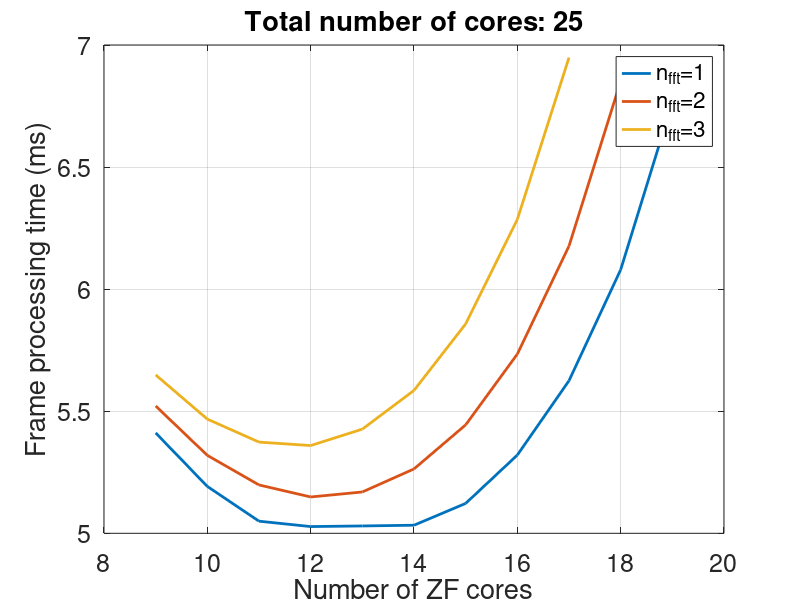
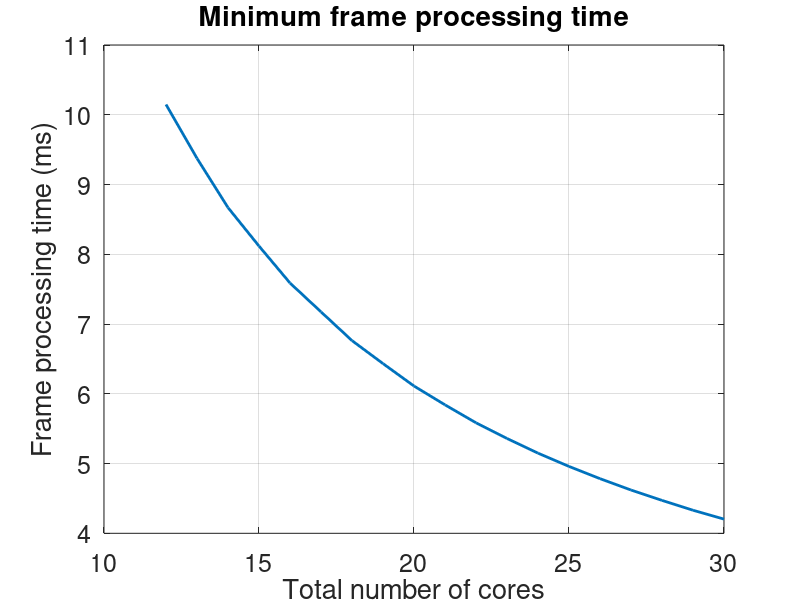
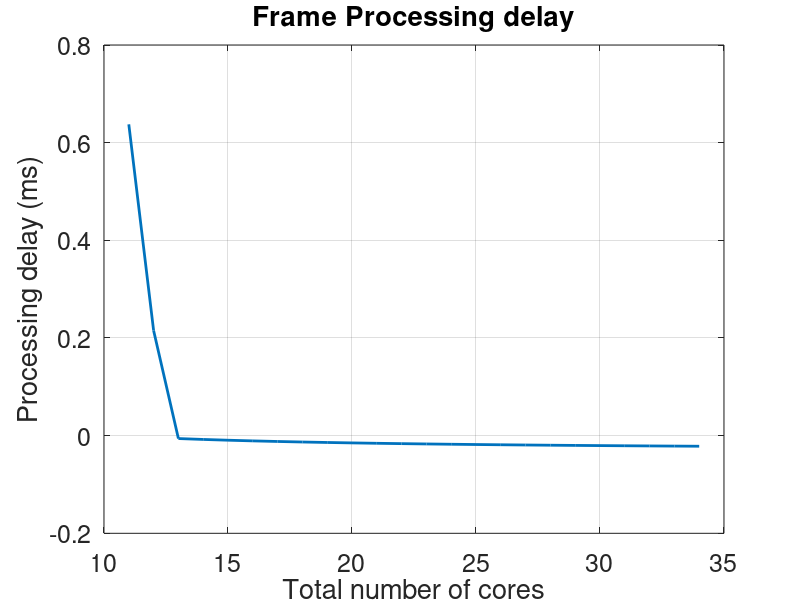
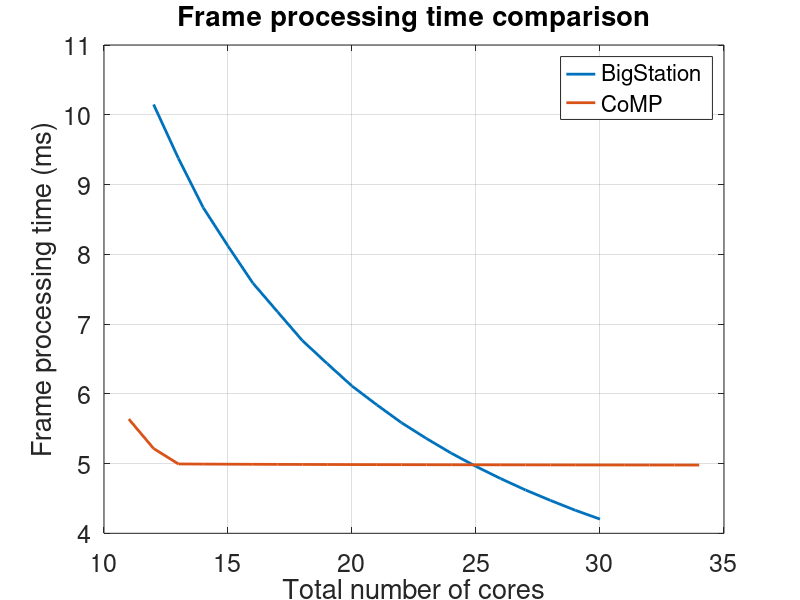

The MATLAB source for these figures, in order: (Note: this script raises an error after producing the figures.)
n = 25;
M = 8;
s = 70;
T = 5;
sp = 8;
if M == 8
    T_zf = 29.661;
    T_fft = 2.904;
    T_csi = 0.39;
    T_demod = 23.162;
elseif M == 16
    T_zf = 41.425;
    T_fft = 5.685;
    T_csi = 0.767;
    T_demod = 25.507;
    
elseif M == 24
    T_zf = 43;%42.271;
    T_fft = 8.511;
    T_csi = 1.191;
    T_demod = 31.286;
elseif M == 32
    T_zf = 44;%42.267;
    T_fft = 11;%11.309;
    T_csi = 1.54;%1.564;
    T_demod = 36;%35.734;
end

%% BigStation
x1 = 9:(n-1-5);
x2 = 9:(n-2-5);
x3 = 9:(n-3-5);
y1 = sp/s*T + T_zf./x1+T_demod./(n-1-x1);
y1_1 = T+1/s*T_demod./(n-1-x1);
y2 = sp/s*T + T_zf./x2+T_demod./(n-2-x2);
y2_1 = T+1/s*T_demod./(n-2-x2);
y3 = sp/s*T + T_zf./x3+T_demod./(n-3-x3);
y3_1 = T+1/s*T_demod./(n-3-x3);
figure(6);clf;
plot(x1,max(y1,y1_1),'LineWidth',2);
hold on;
plot(x2,max(y2,y2_1),'LineWidth',2);
hold on;
plot(x3,max(y3,y3_1),'LineWidth',2);
set(gca,'FontSize',18);
xlabel('Number of ZF cores');
ylabel('Frame processing time (ms)');
legend({'n_{fft}=1','n_{fft}=2','n_{fft}=3'});
title(sprintf('Total number of cores: %d',n));
grid on;
% ylim([5,10]);

min_y = [];
min_x = [];
core_usage_fft = [];
core_usage_zf = [];
core_usage_demod = [];
core_usage_bigstation = [];
index = 0;
n_min = (ceil(T_zf/T)+ceil(T_fft/T)+ceil(T_demod/T));
n_demul_min = ceil(T_demod/T);
n_zf_min = ceil(T_zf/T);
fprintf("min number of cores: %d\n", n_min);
n_bigstation = n_min:30;
n_fft = ceil(T_fft/T);
disp(n_fft);
for n=n_bigstation
   index = index+1;
   x = n_zf_min:(n-n_fft-n_demul_min); 
%    disp(x)
   y1 = sp/s*T+T_zf./x+T_demod./(n-n_fft-x);%+T_fft/n_fft;
%    disp(y1)
   y1_1 = T+1/s*T_demod./(n-n_fft-x);
   y = y1;%max(y1,y1_1);
   [min_val,min_loc] = min(y);
   min_y(index)=min_val;
   min_x(index)=x(min_loc);
   core_usage_fft(index) = T_fft/n_fft/T;
   core_usage_zf(index) = (T_zf/min_x(index))/T;
   core_usage_demod(index) = (T_demod/(n-n_fft-min_x(index)))/T;
   core_usage_bigstation(index) = (core_usage_fft(index)*n_fft+min_x(index)*core_usage_zf(index)+(n-1-min_x(index))*core_usage_demod(index))/n;
end


figure(7);clf;
plot(n_bigstation,min_y,'LineWidth',2);
set(gca,'FontSize',18);
xlabel('Total number of cores');
ylabel('Frame processing time (ms)');
title('Minimum frame processing time');
grid on;
% ylim([5,11]);

figure(38);clf;
plot(n_bigstation,min_x,'LineWidth',2);
hold on;
plot(n_bigstation,n_bigstation-n_fft-min_x,'LineWidth',2);
hold on;
plot(n_bigstation,n_fft * ones(length(n_bigstation),1),'LineWidth',2);
set(gca,'FontSize',18);
xlabel('Total number of cores');
ylabel('Number of cores');
legend({'n_{zf}','n_{demod}','n_{fft}'});
title('Best core assignment policy');
grid on;

disp(n_bigstation);
disp(n_bigstation-n_fft-min_x);
disp(min_x);

%% CoMP
n = 11:34;
% y1 = sp/s*T+((s-sp)/s*T_fft+T_zf+T_demod)./n;
y1 = sp/s*T+(T_fft+T_zf+T_demod)./n;
y1_1 = T*(s-1)/s + 0.04 + 1/s*T_demod./n;
y = max(y1,y1_1);
core_usage_comp = (T_fft+T_csi+T_zf+T_demod)./n/T;

figure(9);clf;
plot(n,y-T,'LineWidth',2);
set(gca,'FontSize',18);
xlabel('Total number of cores');
ylabel('Processing delay (ms)');
title('Frame Processing delay');
grid on;
% xlim([14,34]);

figure(19);clf;
plot(n,y,'LineWidth',2);
set(gca,'FontSize',18);
xlabel('Total number of cores');
ylabel('Processing time (ms)');
title('Frame Processing time');
grid on;
% xlim([14,34]);



figure(10);clf;
plot(n_bigstation,min_y,'LineWidth',2);
hold on;
plot(n,y,'LineWidth',2)
set(gca,'FontSize',18);
xlabel('Total number of cores');
ylabel('Frame processing time (ms)');
legend({'BigStation','CoMP'});
title('Frame processing time comparison');
grid on;
% xlim([14,34]);

figure(11);clf;
plot(n_bigstation,min_y-T,'LineWidth',2);
hold on;
plot(n,y-T,'LineWidth',2)
set(gca,'FontSize',18);
xlabel('Total number of cores');
ylabel('Latency (ms)');
legend({'BigStation','MILLIPEDE'});
title('Frame processing latency comparison');
grid on;
% xlim([14,34]);

figure(12);clf;
plot(n_bigstation,core_usage_fft*100,'LineWidth',2,'LineStyle','--');
hold on;
plot(n_bigstation,core_usage_zf*100,'LineWidth',2,'LineStyle','--');
hold on;
plot(n_bigstation,core_usage_demod*100,'LineWidth',2,'LineStyle','--');
hold on;
plot(n_bigstation,core_usage_bigstation*100,'LineWidth',2);
hold on;
plot(n,core_usage_comp*100,'LineWidth',2);
set(gca,'FontSize',18);
xlabel('Total number of cores');
ylabel('Core utilization (%)');
legend({'BigStation: FFT cores','BigStation: ZF cores','BigStation: Demodulation cores','Bigstation average','CoMP cores'});
title('Core utilization');
grid on;
% xlim([14,34]);

%%
n=13:30;
figure(29);clf;
plot(n,min_y(1:length(n))-T,'LineWidth',2);
hold on;
plot(n,(demul_done_mean-rx_done_mean)/1000,'LineWidth',2)
set(gca,'FontSize',18);
xlabel('Total number of cores');
ylabel('Processing delay (ms)');
title('Frame Processing delay');
grid on;
legend({'Simulation','Measurement'})
% xlim([14,29]);

figure(39);clf;
plot(n,min_y(1:length(n)),'LineWidth',2);
hold on;
plot(n,demul_done_mean/1000,'LineWidth',2);
hold on;
plot(n,ones(length(n),1)*T,'LineWidth',2,'LineStyle','--');
hold on;
plot(n,rx_done_mean/1000,'LineWidth',2,'LineStyle','--');
set(gca,'FontSize',18);
xlabel('Total number of cores');
ylabel('Processing time (ms)');
title('Frame Processing time');
legend({'Simulation: data processing time','Measurement: data processing time','Simulation: frame duration', 'Meausurement: frame duration'});
grid on;
xlim([14,29]);

%%
n=25;
x1 = 9:(n-1-5);
x2 = 9:(n-2-5);
x3 = 9:(n-3-5);
y1 = sp/s*T+T_zf./x1+T_demod./(n-1-x1);
y1_1 = T+1/s*T_demod./(n-1-x1);
n=9:19;
figure(29);clf;
plot(x1,max(y1,y1_1)-T,'LineWidth',2);
hold on;
plot(n,(demul_done_mean-rx_done_mean)/1000,'LineWidth',2)
set(gca,'FontSize',18);
xlabel('Number of ZF cores');
ylabel('Processing delay (ms)');
title('Frame Processing delay');
grid on;
legend({'Simulation','Measurement'})
% xlim([14,29]);